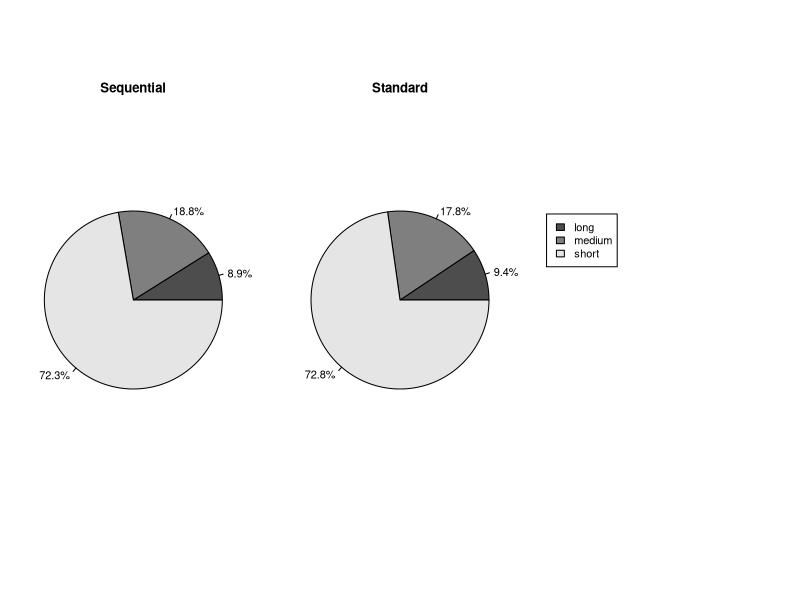
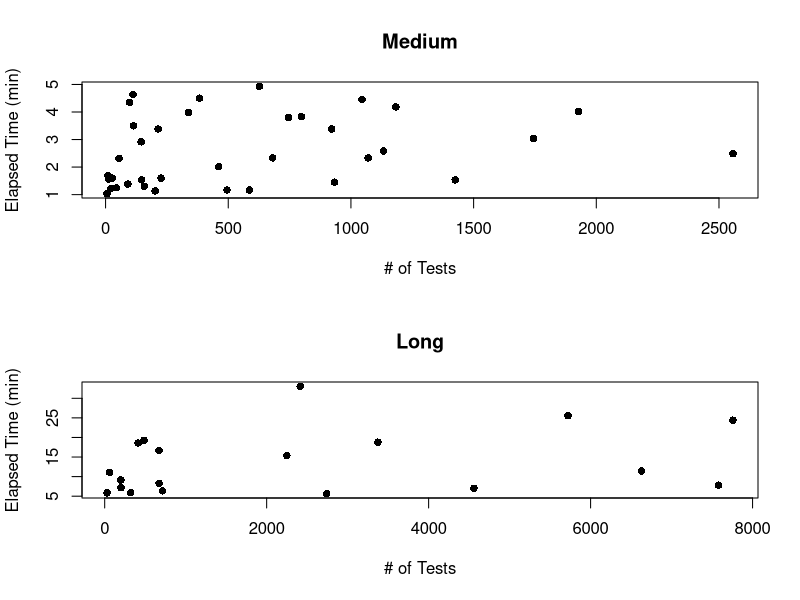
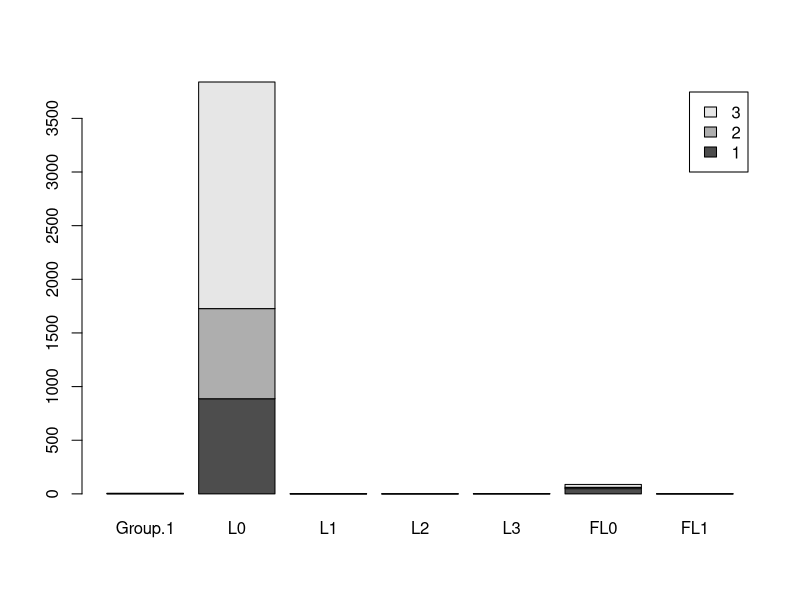

These charts were generated, in order, by the following R code:
compute_group <- function(time) {
  if (time <= 60) {
    return("short")
  }
  else if (time <= (5 * 60)) {
    return("medium")
  }
  return("long")
}

rq1_timecost <- function(rawdata, plot_path) {
  pdf(plot_path, height = 3.5, width = 5)
  
  # plot layout
  par(
    mfrow = c(1, 3),
    mar = c(1, 1, 1, 1),
    oma = c(0, 0, 0, 0),
    xpd = T
  )
  modes <- c("L0", "Standard")
  main_pies <- c("Sequential", "Standard")
  cols <- c("gray30", "gray50", "gray90")
  for (i in 1:2) {
    mode <- modes[i]
    df <- rawdata[rawdata$mode == mode, ]
    groups_distribution <- as.data.frame(table(df$groups))
    frequencies <- groups_distribution$Freq
    sum_freq <- sum(frequencies)
    
    print(paste("DEBUG: mode=", mode, " total=", sum_freq, sep = ""))
    print(groups_distribution)
    percents = sapply(frequencies, function(v) {
      return(round(v / sum_freq * 100, 1))
    })
    pie(
      frequencies,
      radius = 0.8,
      labels = sapply(percents, function(v) {
        return(paste(v, "%", sep = ""))
      }),
      col = cols
    )
    # bring pie title down
    title(main_pies[i], line = -6)
  }
  # plot legend
  plot.new()
  legend(
    "topleft",
    inset = c(0, 0.35),
    c("long", "medium", "short"),
    fill = cols
  )
}

rq1_tests_time <- function(rawdata, plot_path) {
  pdf(plot_path)
  par(mfrow = c(2, 1))
  df <-
    rawdata[rawdata$mode == "Standard" & rawdata$r_tests < 10000, ]
  types <- c("Medium", "Long")
  for (i in 1:2) {
    plot(
      y = df[df$groups == tolower(types[i]), c("minutes")],
      x = df[df$groups == tolower(types[i]), c("r_tests")],
      ylab = "Elapsed Time (min)",
      xlab = "# of Tests",
      main = types[i],
      pch = 16 # changes dot type
    )
  }
}

rq2_prevalence <- function(df, output) {
  pdf(output)
  df <- df[with(df, order(df$groups)), c(-1,-2, -9)]
  summary <- aggregate(x=df[,-7], by=list(df$groups), FUN=sum)
  print(summary)
  barplot(data.matrix(summary), legend=rownames(summary))
}

# args <- commandArgs(trailingOnly = TRUE)
# rawdata <- read.csv(args[1])
# parprev <- read.csv(args[2])
# output <- args[3]
rawdata <- read.csv("../results/dataset-execution-1612031032.csv")
parprev <- read.csv("../results/dataset-parprev-1612031032.csv")
output <- "plots"

rawdata$minutes <- sapply(rawdata$elapsed_time, function(v) {
  return(v / 60)
})
rawdata$groups <- sapply(rawdata$elapsed_time, FUN = compute_group)
parprev$groups <-
  sapply(
    parprev$name,
    FUN = function(v) {
      return(rawdata[rawdata$mode == "Standard" &
                       rawdata$name == v, c("groups")])
    }
  )

rq1_timecost(rawdata, paste(output, "piechart-timecost.pdf", sep = "/"))
rq1_tests_time(rawdata, paste(output, "scatter-tests-time.pdf", sep = "/"))
rq2_prevalence(parprev, paste(output, "barplot-parprev.pdf", sep = "/"))
# print(paste("Experiment cost:",
#             round(sum(
#               rawdata$elapsed_time
#             )) / 3600, "hr"))
